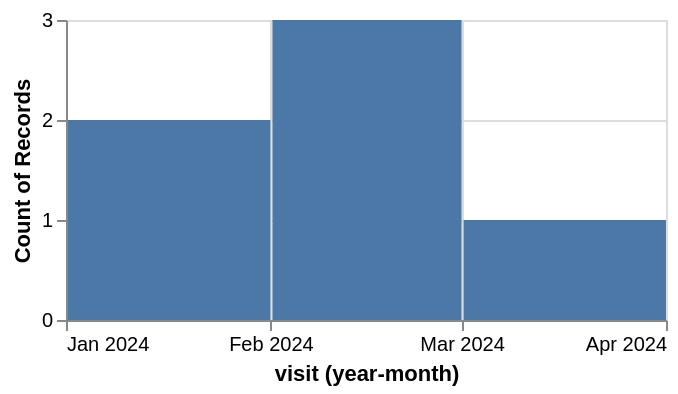

Write the Vega-Lite specification saved for this chart.
### Vega-Lite specification from a JSON file in a GitHub repository (floating-point values rounded to 4 significant figures)
{"$schema": "https://vega.github.io/schema/vega-lite/v5.json", "width": 300, "height": 150, "data": {"values": [{"visit": "2024-01-04"}, {"visit": "2024-01-22"}, {"visit": "2024-02-03"}, {"visit": "2024-02-14"}, {"visit": "2024-02-27"}, {"visit": "2024-03-19"}]}, "mark": "bar", "encoding": {"x": {"field": "visit", "type": "temporal", "timeUnit": "yearmonth"}, "y": {"aggregate": "count", "type": "quantitative"}}}
